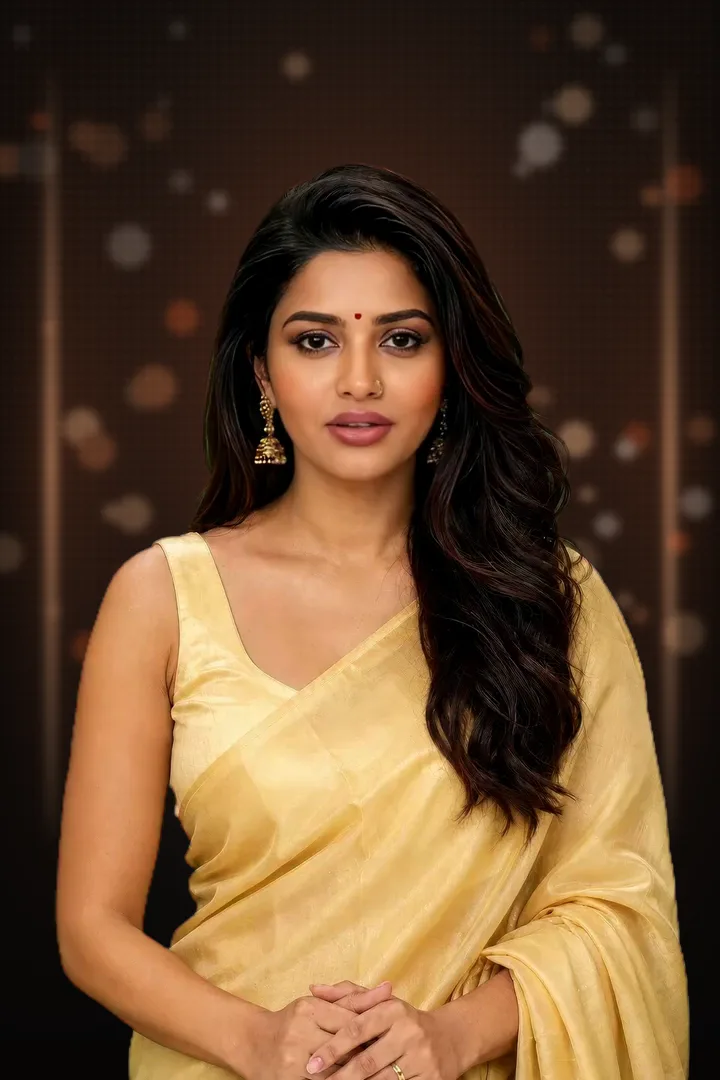
#> input picture media/hero/poster.webp, 720 x 1080 px, found by its file name
$ python og.py
#> lines starting #> are read from the running program, lines starting #| are printed output that depends on the picture; after the words box and inside, x2 and y2 are one past the last pixel; in counts of white or black regions, pixels touching at a corner belong together
"""Renders public/og.jpg (1200×630 social card) from the hero frames. Run: python3 scripts/og.py"""
from PIL import Image, ImageDraw, ImageFont

W, H = 1200, 630
BG, FG, DIM, ACC = (10, 10, 11), (236, 232, 225), (127, 124, 118), (255, 91, 34)
NM = 'node_modules/'

def font(paths, size):
#> called with size = 84
    for p in paths:
        try:
            return ImageFont.truetype(p, size)
        except Exception:
            pass
    return ImageFont.load_default()

big = font([NM + '@fontsource-variable/geist/files/geist-latin-wght-normal.woff2', '/System/Library/Fonts/HelveticaNeue.ttc'], 84)
try:
    big.set_variation_by_axes([520])
except Exception:
    pass
serif = font([NM + '@fontsource/instrument-serif/files/instrument-serif-latin-400-italic.woff', '/System/Library/Fonts/Supplemental/Georgia Italic.ttf'], 96)
mono = font(['/System/Library/Fonts/Menlo.ttc'], 15)
label = font(['/System/Library/Fonts/Menlo.ttc'], 13)

im = Image.new('RGB', (W, H), BG)
d = ImageDraw.Draw(im)

def frame(path, box, text, border):
#> called with path = 'public/media/hero/poster.webp', box = (760, 70, 190, 332), text = 'SOURCE · EN', border = (70, 68, 64)
    x, y, w, h = box
    src = Image.open(path).convert('RGB')
#> src is the input picture: PIL image 720x1080 RGB; mean R, G, B 104.1, 75.4, 48.7
    s = max(w / src.width, h / src.height)
#> s = 0.307
    src = src.resize((int(src.width * s), int(src.height * s)), Image.LANCZOS)
#> src: PIL image 221x332 RGB
    ox, oy = (src.width - w) // 2, int((src.height - h) * 0.35)
#> ox = 15; oy = 0
    src = src.crop((ox, oy, ox + w, oy + h))
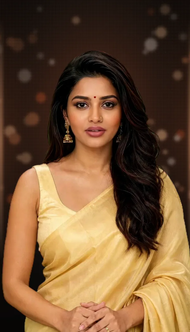
#> src: PIL image 190x332 RGB; mean R, G, B 115.1, 83.8, 54
    mask = Image.new('L', (w, h), 0)
#> mask: PIL image 190x332 L; every value is 0
    ImageDraw.Draw(mask).rounded_rectangle((0, 0, w, h), 18, fill=255)
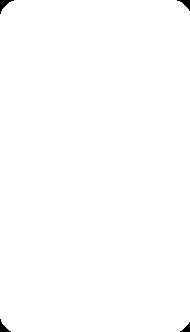
#> mask: PIL image 190x332 L; 99.6% white; 4 black regions, box (x1, y1, x2, y2) and area: (0, 0, 14, 14) 74, (177, 0, 190, 11) 60, (0, 319, 11, 332) 60, (180, 322, 190, 332) 47
    im.paste(src, (x, y), mask)
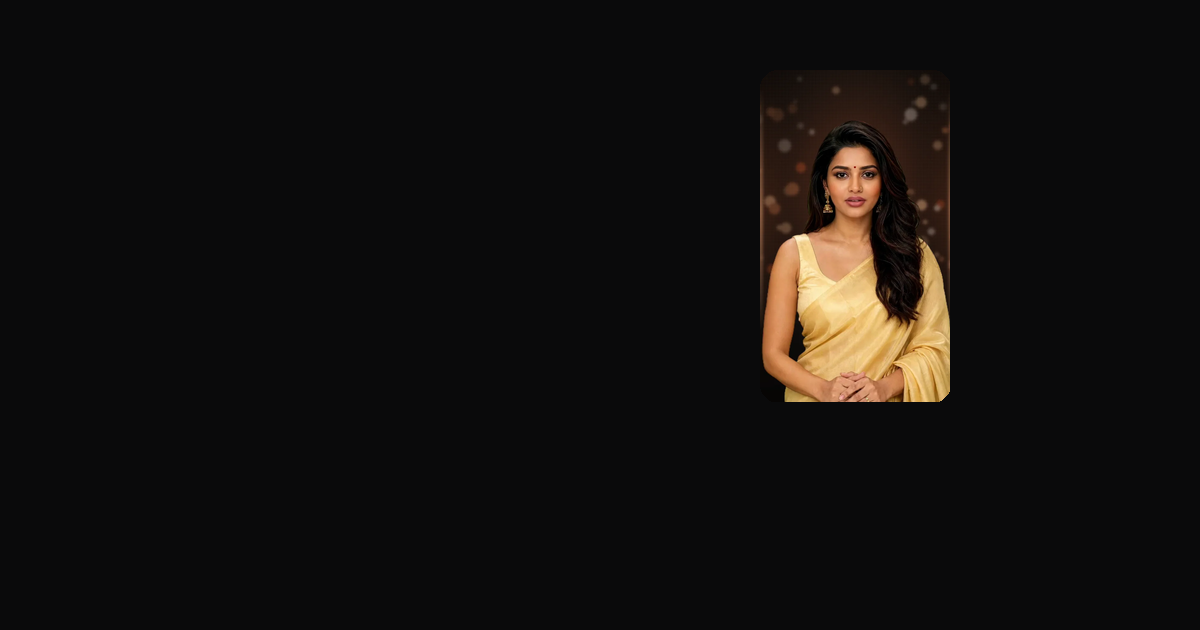
#> im: PIL image 1200x630 RGB; mean R, G, B 18.8, 16.1, 14.6
    d.rounded_rectangle((x, y, x + w, y + h), 18, outline=border, width=2)
    d.text((x, y + h + 14), text, font=label, fill=border if border == ACC else DIM)

frame('public/media/hero/poster.webp', (760, 70, 190, 332), 'SOURCE · EN', (70, 68, 64))
frame('public/media/hero/hi.webp', (975, 70, 190, 332), 'AI · HINDI', ACC)
#> call 2 of frame, with path = 'public/media/hero/hi.webp', box = (975, 70, 190, 332), text = 'AI · HINDI', border = (255, 91, 34)
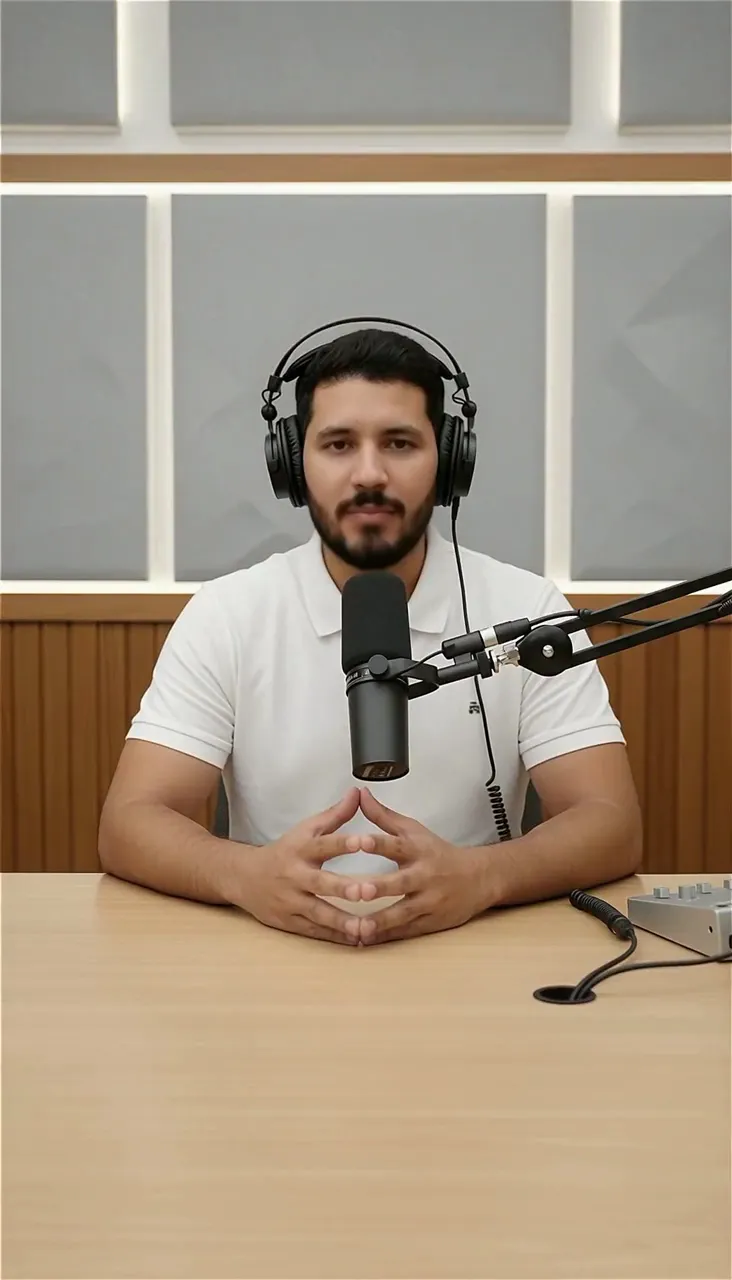
#> input picture media/hero/hi.webp, 732 x 1280 px, found by its file name
#> in frame, src is the input picture: PIL image 732x1280 RGB; mean R, G, B 164.2, 149.2, 130.7
#> in frame (call 2), `im.paste(src, (x, y), mask)`:
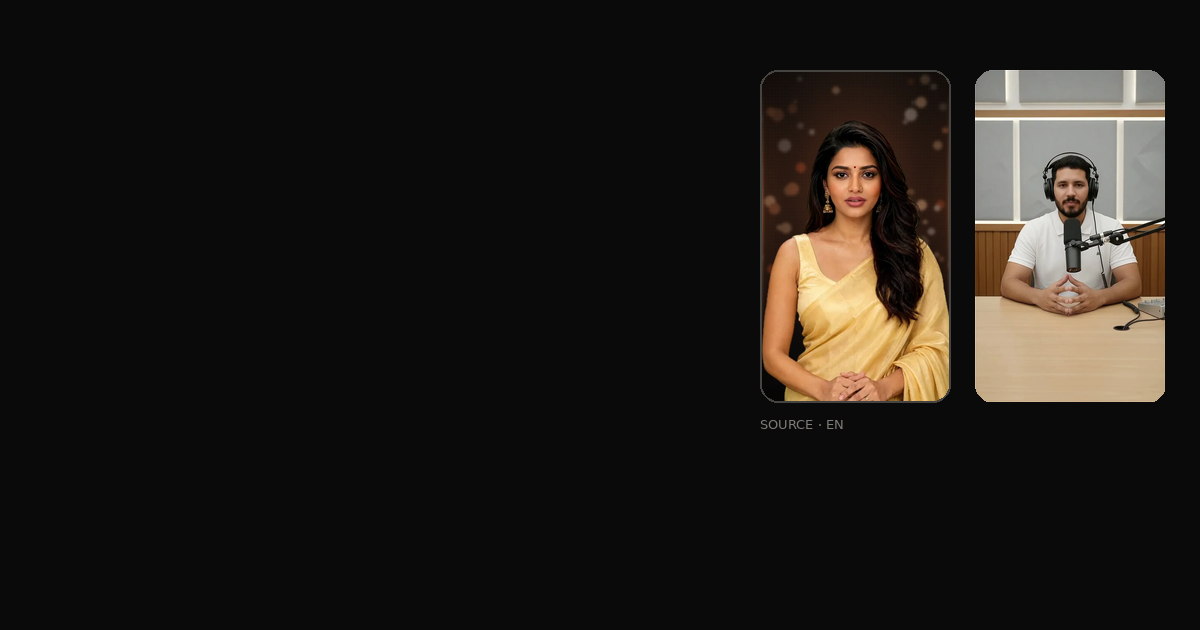
#> im: PIL image 1200x630 RGB; mean R, G, B 31.6, 27.8, 24.6
d.text((962, 236), '→', font=font(['/System/Library/Fonts/Menlo.ttc'], 20), fill=ACC, anchor='mm')

d.text((60, 70), 'ROHIT SAINI — AI ENGINEER / CREATOR / BUILDER', font=mono, fill=FG)
d.ellipse((60, 118, 70, 128), fill=ACC)
d.text((82, 114), 'AI VIDEO EXPERIMENT — 001', font=label, fill=DIM)
d.text((56, 190), 'One video.', font=big, fill=FG)
d.text((56, 282), 'Any language.', font=big, fill=FG)
d.text((58, 370), 'Same face.', font=serif, fill=ACC)
d.line((60, 540, 1140, 540), fill=(40, 39, 37), width=1)
d.text((60, 560), 'Dubbing · lip sync · voice cloning — running on a MacBook', font=label, fill=DIM)
d.text((1140, 560), 'rohitsainier.github.io', font=label, fill=DIM, anchor='ra')
im.save('public/og.jpg', quality=88, optimize=True, progressive=True)
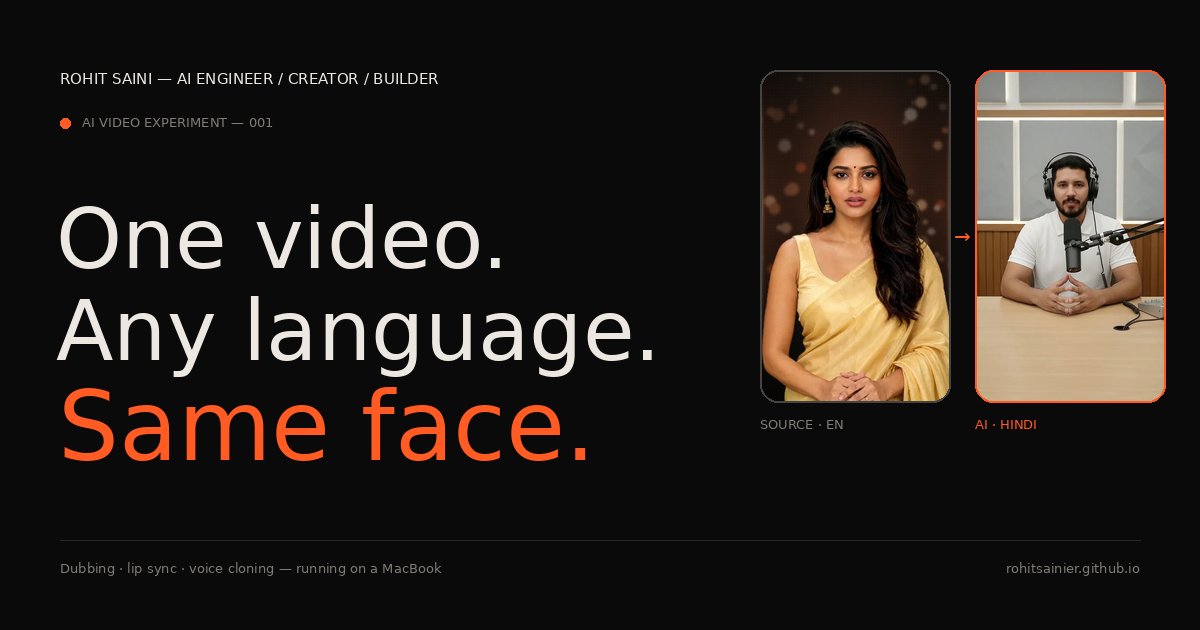
#> saved as og.jpg: PIL image 1200x630 RGB; mean R, G, B 41.2, 34.6, 30.3
print('wrote public/og.jpg')
